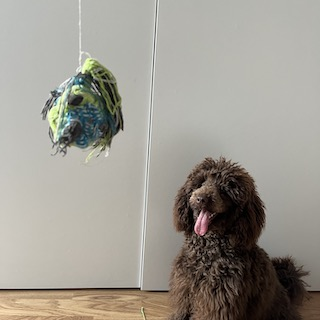
%> input picture original_irma.JPG, 320 x 320 px
$ octave project_inpainting_code.m   (GNU Octave 9; MATLAB toolbox functions it lacks are replaced by stand-ins)
%> lines starting %> are read from the running program, lines starting %| are printed output that depends on the picture; in (x1, y1, x2, y2) boxes, pixels count from 0 and x2, y2 are one past the last pixel; in counts of white or black regions, pixels touching at a corner belong together; the program's own positions count from 1
### FD_Laplace.m
% Construct an FD matrix approximating the 2D
% Laplace operator with the infamous "five-point stencil."
% We assume that the difference h=1;
%
% Samuli Siltanen Dec 2015

function A = FD_Laplace(row,col)

% Initialize the result
A = 4*speye(row*col);

% Loop over the rows of A
for iii = 1:row
    % Loop over the columns of A
    for jjj = 1:col
        ind = (jjj-1)*row+iii;
        if iii>1
            A(ind,ind-1) = -1;
        end
        if iii<row
            A(ind,ind+1) = -1;
        end
        if jjj>1
            A(ind,ind-row) = -1;
        end
        if jjj<col
            A(ind,ind+row) = -1;
        end
    end
    if mod(iii,round(row/10))==0
        disp([iii row])
    end
end

end

### project_inpainting_code.m
% viikko2  projekti

% luetaan kuva

im_orig = imread('original_irma.jpg');
%> im_orig is the input picture: size 320x320x3 uint8; mean R, G, B 157, 153.1, 144.5

% poistettava alue:

inpx = 40; % start x
inpy = 45; % start y
row  = 120; % poistettavan palan koko y-suunta
col  = 90; % poistettavan palan koko x-suunta

% kutsu funktio joka tekee poistettavalle palalle
% matriisin keskiarvoperiaatteella

A = FD_Laplace(row,col)

im_result = im_orig;

% loop joka tekee värinpoiston kanaville järjestyksessä:
% 1 = punainen 2 = vihreä 3 = sininen
for ch = 1:3
%> this loop made 3 passes; what is shown inside it comes from the first
    % ota väripikselit poistettavan alueen ympäriltä
    % valitaan värikanavaksi ch:n arvo
    vec_t = double(im_orig(inpy,inpx+(1:col), ch));
%> vec_t = 90 values, max 225 at index 41, min 177 at index 39, mean 182.2
    vec_b = double(im_orig(inpy+row+1,inpx+(1:col), ch));
%> vec_b = 90 values, max 192 at index 3, min 179 at index 46, mean 187.5
    vec_l= double(im_orig(inpy+(1:row),inpx,ch));
%> vec_l = 120 values, max 191 at index 97, min 185 at index 1, mean 187.7
    vec_r=double(im_orig(inpy+(1:row),inpx+col+1,ch));
%> vec_r = 120 values, max 186 at index 93, min 177 at index 6, mean 180.9

    % luo oikeanpuoleinen vektori b käyttäen poistettavan
    % kuvapalan reunavektoreita
    b = zeros(row * col, 1);
    for iii = 1:row
        for jjj = 1:col
            ind = (jjj-1)*row + iii;
            if iii == 1
                b(ind) = b(ind) + vec_t(jjj);
            end
            if iii == row
                b(ind) = b(ind) + vec_b(jjj);
            end
            if jjj == 1
                b(ind) = b(ind) + vec_l(iii);
            end
            if jjj == col
                b(ind) = b(ind) + vec_r(iii);
            end
        end
    end

    % ratkaise vektori Psol
    Psol = A \ b;

    % laitetaan oikeaan kokoon
    Psol = reshape(Psol, row, col);
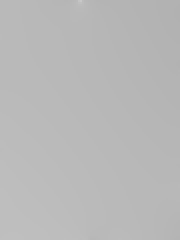
%> Psol: size 120x90 double (shown 2 times larger); min 177.4, max 200.8, mean 184.6

    % muutetaan väriskaala
    Psol = min(max(Psol, 0), 255);

    % korvaa uudet ratkaistut pikselit alkuperäiseen kuvaan
    im_result(inpy+(1:row), inpx+(1:col), ch) = uint8(Psol);
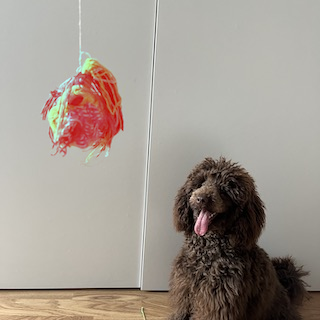
%> im_result: size 320x320x3 uint8; 8.96% of pixels changed, all inside (x1, y1, x2, y2) = (40, 45, 130, 165)

    % näytä ensimmäisen (punaisen) kanavan poisto erikseen
    if ch == 1
    figure(1)
    imshow(im_result);
    imwrite(im_result,'inpainted_one_channel_irma.jpg')
    end
end

% näytä lopullinen kuva josta poistettu kaikki värikanavat
figure(2)
imshow(im_result);
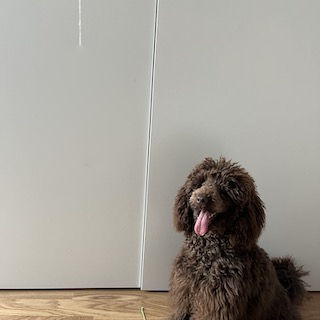
%> displayed picture: size 320x320x3, on the screen's scale of 0 to 255; mean R, G, B 161.6, 157, 148.8
imwrite(im_result,'inpainted_all_channels_irma.jpg')
